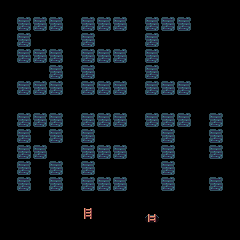

Below is a game level as drawn by its tile map, then a one-line description and the .tmx file that defines it, in full:
An orthogonal 15x15 tile map with 16x16 px tiles, 1 tile layer (Tile Layer 1).

<map version="1.5" tiledversion="1.6.0" orientation="orthogonal" renderorder="right-down" width="15" height="15" tilewidth="16" tileheight="16" infinite="0" nextlayerid="2" nextobjectid="1">
 <editorsettings>
  <export target="../level/secret.lua" format="lua" />
 </editorsettings>
 <tileset firstgid="1" source="tileset.tsx" />
 <layer id="1" name="Tile Layer 1" width="15" height="15">
  <data encoding="csv">
2,2,2,2,2,2,2,2,2,2,2,2,2,2,2,
2,3,3,3,2,3,3,3,2,3,3,3,2,2,2,
2,3,2,2,2,3,2,2,2,3,2,2,2,2,2,
2,3,3,3,2,3,3,3,2,3,2,2,2,2,2,
2,2,2,3,2,3,2,2,2,3,2,2,2,2,2,
2,3,3,3,2,3,3,3,2,3,3,3,2,2,2,
2,2,2,2,2,2,2,2,2,2,2,2,2,2,2,
2,3,3,3,2,3,3,3,2,3,3,3,2,3,2,
2,3,2,3,2,3,2,2,2,2,3,2,2,3,2,
2,3,3,2,2,3,3,3,2,2,3,2,2,3,2,
2,3,2,3,2,3,2,2,2,2,3,2,2,2,2,
2,3,2,3,2,3,3,3,2,2,3,2,2,3,2,
2,2,2,2,2,2,2,2,2,2,2,2,2,2,2,
2,2,2,2,2,9,2,2,2,10,2,2,2,2,2,
2,2,2,2,2,2,2,2,2,2,2,2,2,2,2
</data>
 </layer>
</map>
